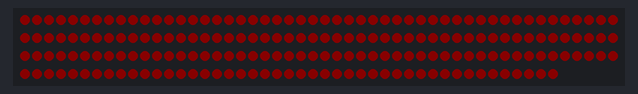
The sketch below on a simulated Arduino Uno, built with avr-gcc and run on an emulated ATmega328P. Shown: 195 RGB LEDs in strip order, left to right, continuing on the next row. Dim RGB values are drawn brighter than linear.

Above: at 1.6 s.

The sketch:

sketch_jul03b.ino
```cpp
#include "FastLED.h"
#define leds 195
CRGB led[leds];
void setup() {
  Serial.begin(9600);
FastLED.addLeds<NEOPIXEL, 39>(led, leds);
 FastLED.setBrightness(10);
}
//105
void loop() {
  // put your main code here, to run repeatedly:


  for(int i = 0; i < leds; i++){
    led[i] = CRGB::White;
    FastLED.show();
  }
  fill_solid(led, leds, CRGB::Red);
  FastLED.show();

}
```
